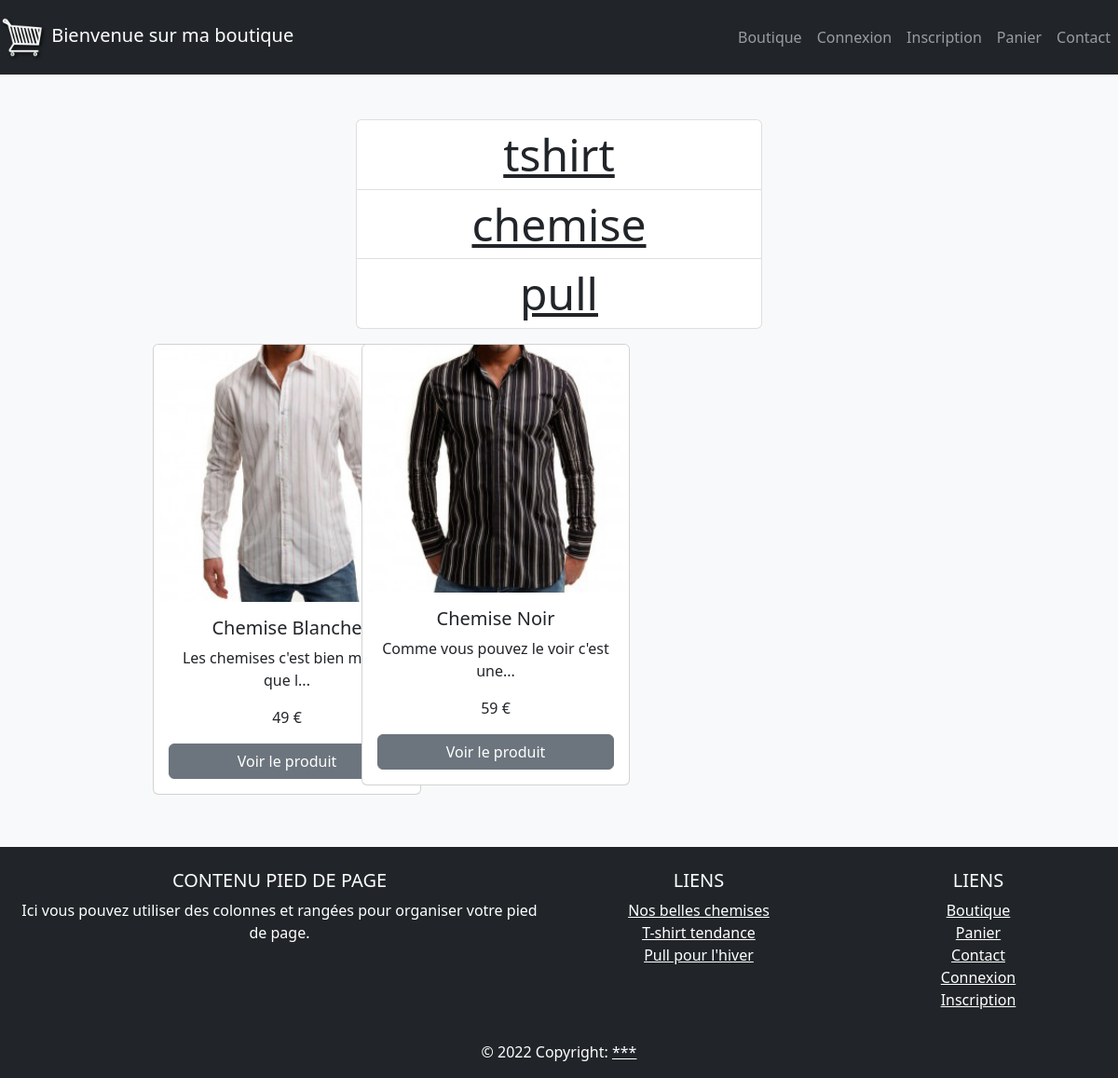
Screenshot of /?categorie=chemise with the database file from the repository.
### tables this page shows
CREATE TABLE `produit` (
  `id_produit` int(3) NOT NULL,
  `reference` varchar(20) NOT NULL,
  `categorie` varchar(20) NOT NULL,
  `titre` varchar(100) NOT NULL,
  `description` text NOT NULL,
  `couleur` varchar(20) NOT NULL,
  `taille` varchar(5) NOT NULL,
  `public` enum('m','f','mixte') NOT NULL,
  `photo` varchar(250) NOT NULL,
  `prix` int(3) NOT NULL,
  `stock` int(3) NOT NULL
);

### inc/init.php (called while the page is built, shortened)
<?php
$content = "";
?>

### index.php (the view)
<?php
    require_once("inc/init.php");
    $stmt = $pdo->query("SELECT DISTINCT(categorie) FROM produit");
    $content .= (!isset($_GET["categorie"])) ? "<h3 class='mb-5'> Veuillez choisir une catégorie </h3>" : "";
    $content .= "<div class='w-100'> </div>";
    $content .= " <div class='col-md-6 col-12 mb-3 justify-content-center'>";
    $content .= "<ul class='list-group text-center display-5'>";
    while($categorie = $stmt->fetch(PDO::FETCH_ASSOC)) {
       $content .= " <li class='list-group-item'> <a class='text-dark' href='?categorie=$categorie[categorie]'>  $categorie[categorie] </a> </li>";
    }
    $content .= "</ul>";
    $content .= "</div>";
    if($_GET && isset($_GET["categorie"])) {
        $categorieSelectionne = $_GET["categorie"];
        $r = $pdo->query("SELECT * FROM produit WHERE categorie = '$categorieSelectionne' ");
        $content .= "<div class='row col-md-12'>";
        while($produit = $r->fetch(PDO::FETCH_ASSOC)) {
            $content .= "<div class='col-md-6 col-lg-3 pl-2 pr-2 pb-2'> <div class='card col-md-12' style='width: 18rem;'>
            <a href='fiche_produit.php?idProduit=$produit[id_produit]' target='_blank'><img style='cursor:pointer' class='card-img-top' src='$produit[photo]' alt='$produit[titre]' title='$produit[description]'></a>
                <div class='card-body'>
                    <h5 class='text-center card-title'>$produit[titre]</h5>
                    <p class='text-center card-text'>" . substr($produit["description"], 0, 35) . "..." . "</p>
                    <p class='text-center card-text'>$produit[prix] €</p>
                    <a href='fiche_produit.php?idProduit=$produit[id_produit]' class='d-flex justify-content-center btn btn-secondary' target='_blank'>Voir le produit</a>
                </div>
            </div> </div>";
        }
        $content .= "</div>";
    }
    require_once("inc/header.php");
?>
<?php echo $content; ?>
<?php
    require_once("inc/footer.php");
?>

### rows the page displays
produit: photo (picture), titre "Chemise Blanche", description "Les chemises c'est bien mieux que l", prix "49"
produit: photo (picture), titre "Chemise Noir", description "Comme vous pouvez le voir c'est une", prix "59"

### other values shown
$categorie[categorie] "tshirt"
$categorie[categorie] "chemise"
$categorie[categorie] "pull"
